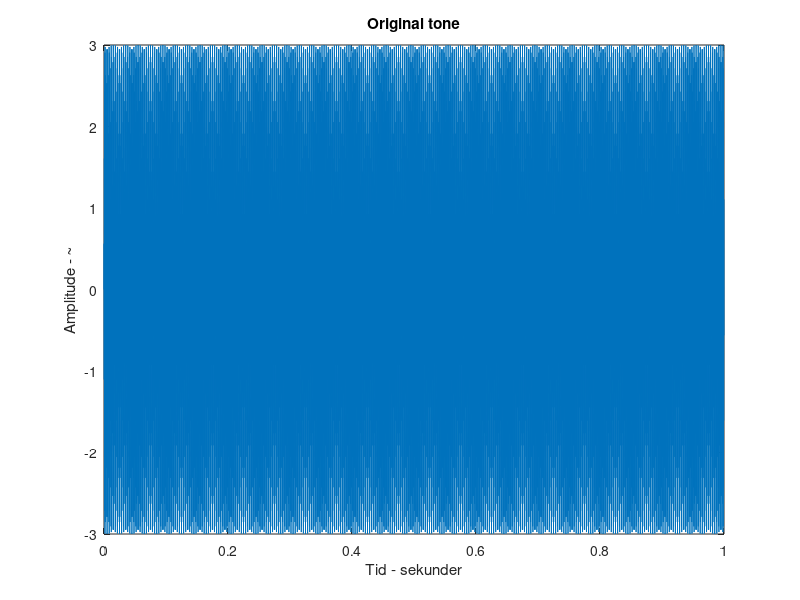
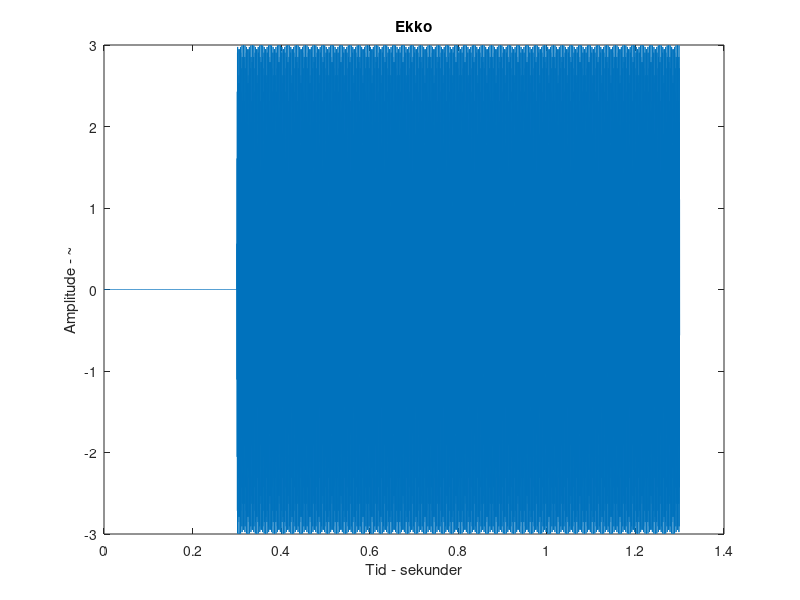
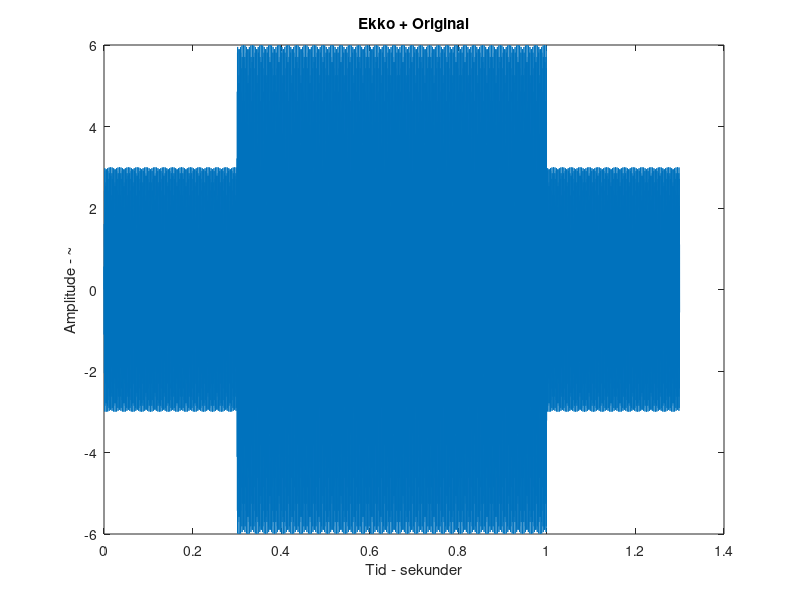

Reproduce these figures in MATLAB, in order.
clear;
clc;

Fs = 5000; %Samplingsfrekvens
Ts = 1/Fs; % Tid per sampling

length = 1; % Længde i sekunder
Ns = Fs*length; % Antallet af samples
t = [0:Ns-1]*Ts; % Tiden over samplingen

%Tone beskrivelse
f0 = 2350; %440 Hz tone
A = 3; % Amplitude er 3
tone = A * sin(f0*2*pi*t); %Tonen som funktion

e.delay = 300; %ekko med 150 ms forsinkelse
e.Ns = e.delay * (Fs/1000); %Antallet af samples i ekkoet

tone_ekko = [zeros(1,e.Ns), tone]; %Forsinker ved at smide 0'er ind foran
tone_ext = [tone, zeros(1,e.Ns)]; % Forlænger ved at smide 0'er ind bagved

tone_sum = tone_ekko + tone_ext
ekko_t = [0:Ns+e.Ns-1]*Ts;

figure
plot(t, tone);
title("Original tone");
xlabel("Tid - sekunder");
ylabel("Amplitude - ~");

figure
plot(ekko_t, tone_ekko);
title("Ekko");
xlabel("Tid - sekunder");
ylabel("Amplitude - ~");

figure
plot(ekko_t, tone_sum);
title("Ekko + Original");
xlabel("Tid - sekunder");
ylabel("Amplitude - ~");

soundsc(tone_sum)
